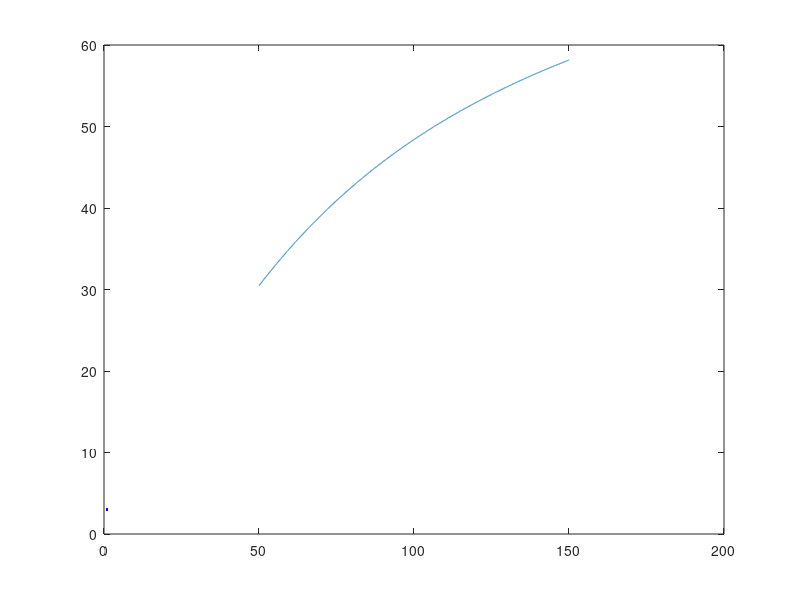

MATLAB code for this plot: (Note: this script raises an error after producing the figure.)
%DESARROLLO DEL CASO1

%GRAFICO
v_deseada = 35;
x=50:0.01:150;
f=((9.8.*x./15) .* (1 - exp(-(15 *9) ./x)));
plot(x,f,LineWidth=3,Color='b')
hold on
xlabel('EJE DE ABCISAS', FontSize=15,Color='m')
ylabel('EJE DE ORDENADAS', FontSize=15, Color='m')
yline(v_deseada, 'r--', 'LineWidth', 1.5)
title('MÉTODO DE BISECCIÓN', FontSize=15, Color='m')
grid on

%CALCULANDO VALORES
x=50;
f=(9.8.*x./15) .* (1 - exp(-(15 *9) ./x))-35
x=60;
f=(9.8.*x./15) .* (1 - exp(-(15 *9) ./x))-35
x=55;
f=(9.8.*x./15) .* (1 - exp(-(15 *9) ./x))-35
x=57.5;
f=(9.8.*x./15) .* (1 - exp(-(15 *9) ./x))-35
